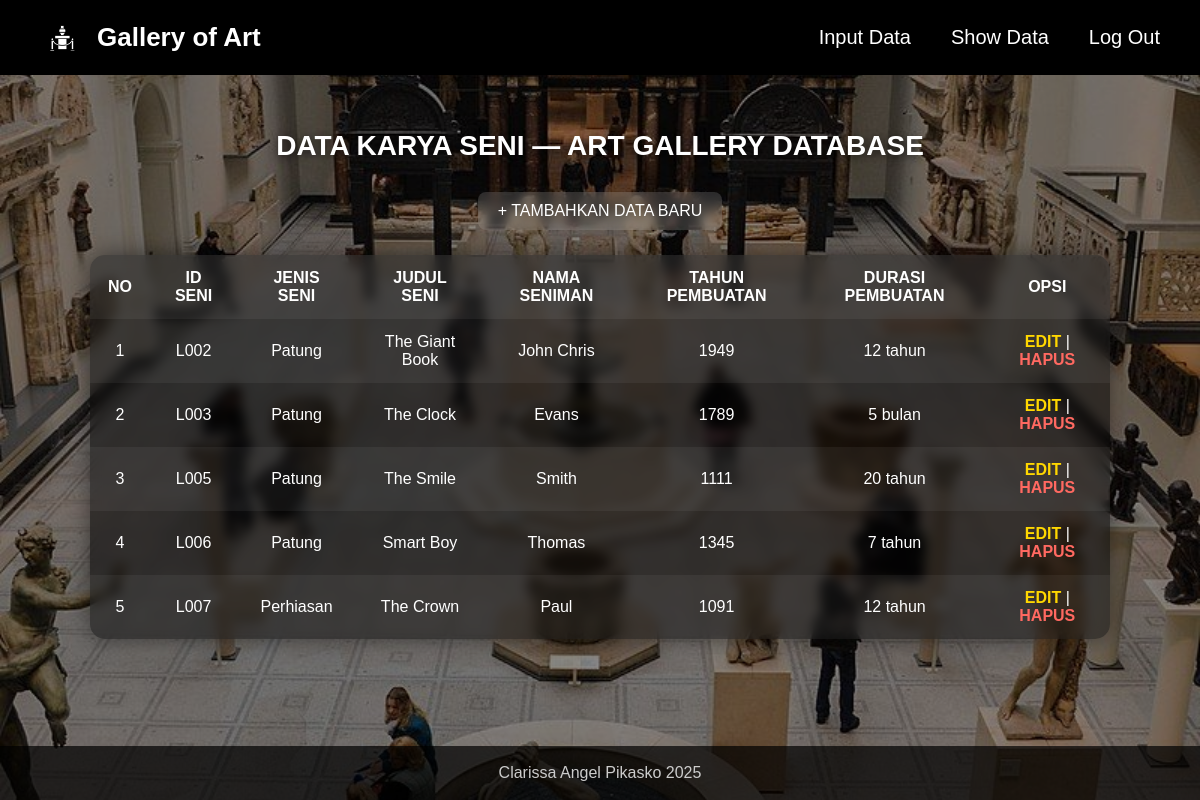
The app's page /showtabel.php with its own data.
### tables this page shows
CREATE TABLE `dataseni` (
  `ID_Seni` varchar(500) NOT NULL,
  `Jenis_Seni` text NOT NULL,
  `Judul_Seni` varchar(500) NOT NULL,
  `Nama_Seniman` varchar(500) NOT NULL,
  `Tahun_Pembuatan` int NOT NULL,
  `Durasi_Pembuatan` varchar(500) NOT NULL
);

### showtabel.php (the view, shortened to what this page needs)
<?php
include 'koneksi.php';
$data = mysqli_query($koneksi, "SELECT * FROM dataseni");
?>
<!DOCTYPE html>
<html lang="id">
<head>
    <link href="showtabel.css" rel="stylesheet">
</head>
<body>
<div class="wrapper">
    <nav>
        <div class="logo">
            <img src="logoseni.png" alt="Logo" class="logo-img">
            <div class="logo-text">Gallery of Art</div>
        </div>
        <div class="nav-links">
            <a href="input.php">Input Data</a>
            <a href="showtabel.php">Show Data</a>
            <a href="landingpage.html">Log Out</a>
        </div>
    </nav>
    <main class="content">
        <h2>DATA KARYA SENI — ART GALLERY DATABASE</h2>
        <div class="btn-box">
            <a href="input.php" class="add-btn">+ TAMBAHKAN DATA BARU</a>
        </div>
        <table>
            <tr>
                <th>No</th>
                <th>ID Seni</th>
                <th>Jenis Seni</th>
                <th>Judul Seni</th>
                <th>Nama Seniman</th>
                <th>Tahun Pembuatan</th>
                <th>Durasi Pembuatan</th>
                <th>Opsi</th>
            </tr>
            <?php
            $no = 1;
            while ($d = mysqli_fetch_array($data)) {
            ?>
            <tr>
                <td><?= $no++; ?></td>
                <td><?= $d['ID_Seni']; ?></td>
                <td><?= $d['Jenis_Seni']; ?></td>
                <td><?= $d['Judul_Seni']; ?></td>
                <td><?= $d['Nama_Seniman']; ?></td>
                <td><?= $d['Tahun_Pembuatan']; ?></td>
                <td><?= $d['Durasi_Pembuatan']; ?></td>
                <td>
                    <a class="edit" href="update.php?ID_Seni=<?= $d['ID_Seni']; ?>">EDIT</a> |
                    <a class="hapus" href="delete.php?ID_Seni=<?= $d['ID_Seni']; ?>"
                       onclick="return confirm('Yakin ingin menghapus data ini?')">HAPUS</a>
                </td>
            </tr>
            <?php } ?>
        </table>
    </main>
    <footer>
        Clarissa Angel Pikasko 2025
    </footer>
</div>
</body>
</html>

### showtabel.css (style rules this page uses)
* { margin: 0; padding: 0; box-sizing: border-box; }
.wrapper { display: flex; flex-direction: column; min-height: 100vh; }
body { font-family: "Poppins", sans-serif; background: url('regis1.jpg') no-repeat center center fixed; background-size: cover; position: relative; color: #fff; }
body::before { content: ""; position: fixed; top: 0; left: 0; width: 100%; height: 100%; background: rgba(0,0,0,0.45); z-index: -1; }
nav { width: 100%; padding: 15px 40px; display: flex; justify-content: space-between; align-items: center; background: #000; position: fixed; top: 0; left: 0; z-index: 999; }
.logo { display: flex; align-items: center; gap: 12px; }
.logo-img { width: 45px; height: 45px; object-fit: contain; }
.logo-text { font-size: 26px; font-weight: bold; }
.nav-links { display: flex; gap: 40px; }
.nav-links a { color: #fff; font-size: 20px; text-decoration: none; transition: 0.3s; }
.content { flex: 1; padding-top: 130px; text-align: center; }
h2 { font-size: 28px; text-shadow: 0 2px 8px rgba(0,0,0,0.6); margin-bottom: 30px; }
.btn-box { margin-bottom: 25px; }
.add-btn { display: inline-block; padding: 10px 20px; background: rgba(255,255,255,0.15); color: #fff; border-radius: 8px; text-decoration: none; backdrop-filter: blur(5px); transition: 0.3s; }
table { width: 85%; margin: 0 auto 50px auto; border-collapse: collapse; background: rgba(0,0,0,0.55); border-radius: 15px; overflow: hidden; backdrop-filter: blur(6px); box-shadow: 0 0 25px rgba(0,0,0,0.5); }
th, td { padding: 14px 18px; text-align: center; }
th { background: rgba(255,255,255,0.1); text-transform: uppercase; font-weight: 600; }
tr:nth-child(even) { background: rgba(255,255,255,0.05); }
.edit { color: #ffd700; font-weight: 600; text-decoration: none; }
.hapus { color: #ff6961; font-weight: 600; text-decoration: none; }
footer { width: 100%; text-align: center; padding: 18px 0; background: rgba(0,0,0,0.7); color: #ccc; margin-top: auto; }

### records on screen
dataseni: ID_Seni "L002", Jenis_Seni "Patung", Judul_Seni "The Giant Book", Nama_Seniman "John Chris", Tahun_Pembuatan "1949", Durasi_Pembuatan "12 tahun"
dataseni: ID_Seni "L003", Jenis_Seni "Patung", Judul_Seni "The Clock", Nama_Seniman "Evans", Tahun_Pembuatan "1789", Durasi_Pembuatan "5 bulan"
dataseni: ID_Seni "L005", Jenis_Seni "Patung", Judul_Seni "The Smile", Nama_Seniman "Smith", Tahun_Pembuatan "1111", Durasi_Pembuatan "20 tahun"
dataseni: ID_Seni "L006", Jenis_Seni "Patung", Judul_Seni "Smart Boy", Nama_Seniman "Thomas", Tahun_Pembuatan "1345", Durasi_Pembuatan "7 tahun"
dataseni: ID_Seni "L007", Jenis_Seni "Perhiasan", Judul_Seni "The Crown", Nama_Seniman "Paul", Tahun_Pembuatan "1091", Durasi_Pembuatan "12 tahun"
